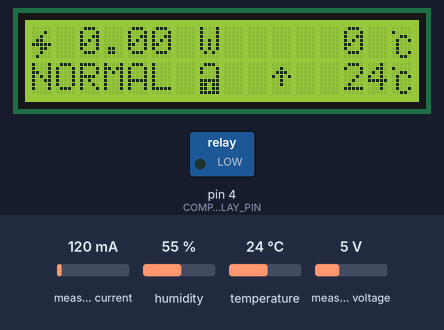
Simulated run of this sketch. Board: Arduino Uno, built with avr-gcc and run on an emulated ATmega328P. Parts: 16×2 character LCD, switched loads named in the sketch (green lamp = pin HIGH). The test bench sets the inputs (shaded band); at power-on: temperature 24 °C, measured current 120 mA, measured voltage 5 V, humidity 55 %. What the sketch prints to the serial monitor is not drawn.

Above: at 2.9 s.
3.0 s: temperature set to 12 °C
At 5.4 s:
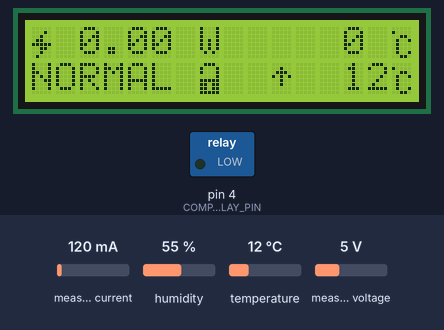
5.9 s: measured current set to 500 mA
At 7.0 s:
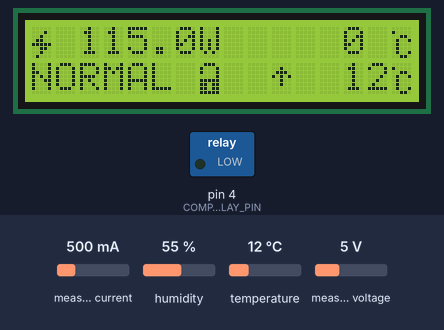
8.7 s: measured voltage set to 0.3 V
At 11.6 s:
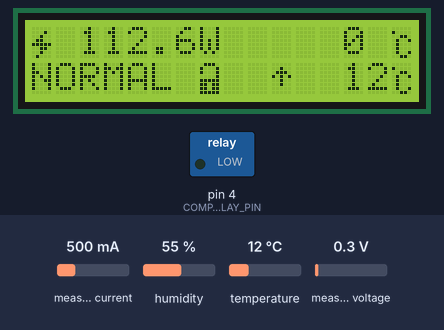
12.2 s: temperature set to 19 °C
At 13.2 s:
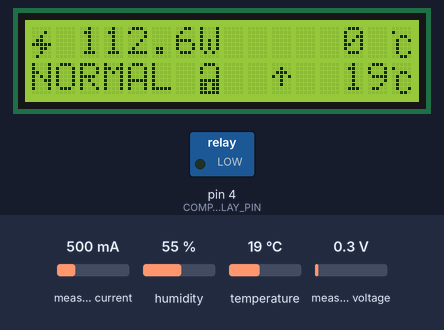
15.0 s: measured current set to 40 mA
At 17.7 s:
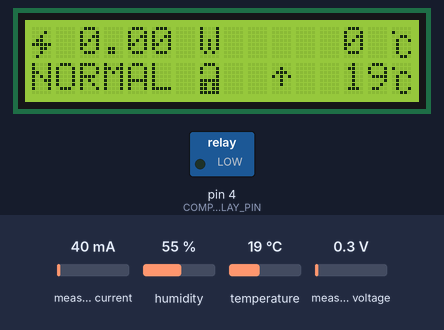
18.5 s: temperature set to 28 °C
At 20.5 s:
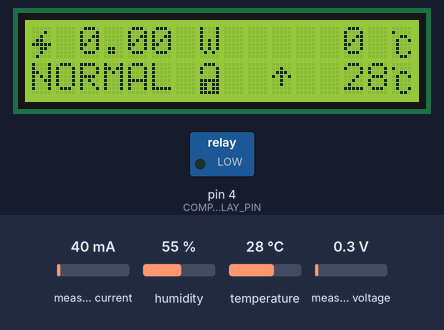
Timing chart, 0 to 22.0 s (numbered marks = the images above; inputs shaded):
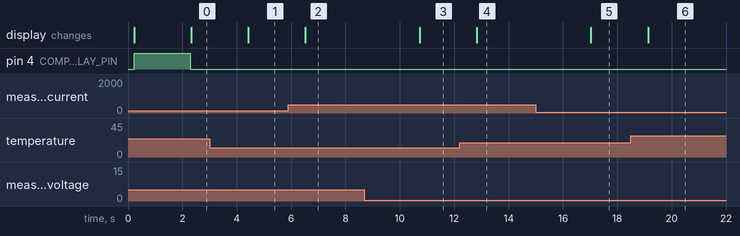

Measured:
- after the input at 3.0 s, the display: changes after 1.4 s (image 1)
- after the input at 5.9 s, the display: changes after 0.62 s (image 2)
- after the input at 8.7 s, the display: changes after 2.0 s (image 3)
- after the input at 12.2 s, the display: changes after 0.63 s (image 4)
- after the input at 15.0 s, the display: changes after 2.0 s (image 5)
- after the input at 18.5 s, the display: changes after 0.63 s (image 6)

The sketch:

IRSensor.ino
```cpp
#include <IRremote.h>
#include <DHT.h>
#include <LiquidCrystal_I2C.h>

#include "ZMPT101B.h"
#include "ACS712.h"

/* PIN CONFIGURATION */
#define DHT_PIN 2
#define DHT_TYPE DHT11
#define IR_PIN 3
#define VOLTAGE_PIN A0
#define CURRENT_PIN A1
#define COMPRESSOR_RELAY_PIN 4

/* SYSTEM VARIABLES */
float temperature = 0;
float humidity = 0;
float heatIndex = 0;

int desired_temperature = 0;

/* COMPRESSOR VARS */
#define COMPRESSOR_OFF HIGH
#define COMPRESSOR_ON LOW

/* IR REMOTE VALUES */
const String IR_TEMP_DOWN = "b";        // ***
const String IR_TEMP_UP = "7";          // to be change depending on the
const String IR_POWER = "2";            // specific remote signal values
const String IR_POWER_SAVING = "68";    // ***

/* BOOLEANS */
bool isPowerSaving = false;
bool isTesting = false;

/* POWER CONSUMPTION VARS */
float voltage = 0.0;
float current = 0.0;
float power = 0;      // in watts

DHT dht(DHT_PIN, DHT_TYPE);

LiquidCrystal_I2C lcd(0x27, 16, 2);

/* LCD CUSTOM CHARACTERS */
byte lightning[] = { 0x00, 0x02, 0x04, 0x0C, 0x1F, 0x06, 0x04, 0x08 };
byte degreeCelsius[] = { 0x00, 0x10, 0x06, 0x09, 0x08, 0x08, 0x09, 0x06 };
byte lock[] = { 0x00, 0x0E, 0x11, 0x11, 0x1F, 0x1B, 0x1B, 0x1F };
byte arrowUp[] = { 0x00, 0x04, 0x0E, 0x15, 0x04, 0x04, 0x00, 0x00 };
byte arrowDown[] = { 0x00, 0x00, 0x04, 0x04, 0x15, 0x0E, 0x04, 0x00 };
byte check[] = { 0x00, 0x01, 0x03, 0x16, 0x1C, 0x08, 0x00, 0x00 };
byte unlock[] = { 0x0E, 0x11, 0x11, 0x01, 0x1F, 0x1B, 0x1B, 0x1F };
byte separator[] = { 0x11, 0x11, 0x11, 0x11, 0x11, 0x11, 0x11, 0x11 };

/* POWER SAVING VARS */
const int MAX_POWER_SAVING_TEMP = 27; // inclusive
const int MIN_POWER_SAVING_TEMP = 24; // inclusive

unsigned long previous_display_time = 0;

ZMPT101B voltageSensor(A3);
ACS712 currentSensor(ACS712_30A, A2);

void setup() {
    // Initializes Serial for debugging
    Serial.begin(9600);

    // Starts up IR sensor
    IrReceiver.begin(IR_PIN, ENABLE_LED_FEEDBACK);

    // pin initialization
    pinMode(COMPRESSOR_RELAY_PIN, OUTPUT);

    // Starts up DHT sensor
    dht.begin();

    // voltage and current sensor initialization
    delay(100);
    voltageSensor.setSensitivity(0.0025);
    voltageSensor.setZeroPoint(2621);

    currentSensor.setZeroPoint(2943);
    currentSensor.setSensitivity(0.15);

    // Caliberation Command Need To Be Run On First Upload.
    // Calibrate();

    // initialize LCD
    lcd.init();
    lcd.backlight();

    // create custom characters
    lcd.createChar(0, lightning);
    lcd.createChar(1, degreeCelsius);
    lcd.createChar(2, lock);
    lcd.createChar(3, arrowUp);
    lcd.createChar(4, arrowDown);
    lcd.createChar(5, check);
    lcd.createChar(6, unlock);
    lcd.createChar(7, separator);

    // for testing purposes
    if (isTesting) {
        temperature = 20;
        desired_temperature = 24;
    }

    // sets the initial state of compressor relay as low or off
    digitalWrite(COMPRESSOR_RELAY_PIN, COMPRESSOR_OFF);
}

void loop() {
    // read Temperature
    readTemperature();

    // read voltage
    readVoltage();

    // read current
    readCurrent();

    // calculate power
    power = voltage * current;

    // read IRremote
    readIRremote();

    // controls the action for the aircon compressor
    controlCompressor();

    // display temperature and power
    displayData();
}

void controlCompressor() {
    // create integer value of temperature
    int converted_temperature = int(temperature);
    if (converted_temperature > desired_temperature) digitalWrite(COMPRESSOR_RELAY_PIN, COMPRESSOR_ON);
    else digitalWrite(COMPRESSOR_RELAY_PIN, COMPRESSOR_OFF);
}

void readIRremote() {
    if (IrReceiver.decode()) {
        String ir_code = String(IrReceiver.decodedIRData.command, HEX);
        Serial.println(ir_code);

        // adjusting the desired temperature
        if (ir_code == "15") {
            if (!isPowerSaving || (isPowerSaving && desired_temperature < MAX_POWER_SAVING_TEMP)) {
                desired_temperature++;
                delay(1000);
            }
        }
        if (ir_code == "7") {
            if (!isPowerSaving || (isPowerSaving && desired_temperature > MIN_POWER_SAVING_TEMP)) {
                desired_temperature--;
                delay(1000);
            }
        }

        // only testing
        // actual temperature can be adjusted
        if (isTesting) {
            if (ir_code == "d") {
                temperature++;
                delay(1000);
            }
            if (ir_code == "19") {
                temperature--;
                delay(1000);
            }
        }

        // toggles the power saving mode
        if (ir_code == "43") {
            Serial.println("Power Saving Mode INITIALIZED!");
            Serial.println("Waiting for 5 seconds to fully toggle...");
            delay(1000);
            IrReceiver.resume();
            delay(4000);
            IrReceiver.decode();
            ir_code = String(IrReceiver.decodedIRData.command, HEX);

            // checks whether the user still clicks the power saving mode button
            if (ir_code == "43") {
                isPowerSaving = !isPowerSaving;
                Serial.println("Power Saving Mode Toggled!");
                Serial.print("PSM: ");
                Serial.println(isPowerSaving);
                if (isPowerSaving && (desired_temperature > MAX_POWER_SAVING_TEMP || desired_temperature < MIN_POWER_SAVING_TEMP)) desired_temperature = MIN_POWER_SAVING_TEMP;
                delay(1000);
            }
        }

        IrReceiver.resume();
    }
}

void readTemperature() {
    // for testing only
    // disregards the actual temperature values
    if (isTesting) return;

    // Wait a few seconds between measurements.
    delay(2000);

    // Reading temperature or humidity takes about 250 milliseconds!
    // Sensor readings may also be up to 2 seconds 'old' (its a very slow sensor)
    humidity = dht.readHumidity();
    // Read temperature as Celsius (the default)
    temperature = dht.readTemperature();

    // Check if any reads failed and exit early (to try again).
    if (isnan(humidity) || isnan(temperature)) {
        Serial.println(F("Failed to read from DHT sensor!"));
        return;
    }

    // Compute heat index in Celsius (isFahreheit = false)
    heatIndex = dht.computeHeatIndex(temperature, humidity, false);

    // serial output for debugging
    Serial.print(F("Humidity: "));
    Serial.print(humidity);
    Serial.print(F("%  Temperature: "));
    Serial.print(temperature);
    Serial.print(F("°C "));
    Serial.print(F(" Heat index: "));
    Serial.print(heatIndex);
    Serial.println(F("°C "));
}

void readVoltage() {
    if (isTesting) return;

    voltage = voltageSensor.getVoltageAC();
    if(voltage<55) voltage=0;
}

void readCurrent() {
    if (isTesting) return;

    current = currentSensor.getCurrentAC();
    if(current<0.15) current=0;
}

void displayData() {
    if (millis() - previous_display_time < 2000) return;
    previous_display_time = millis();

    lcd.clear();

    /* ROW 0*/
    // show lightning symbol
    lcd.setCursor(0, 0);
    lcd.write(0);

    // show power in watts
    lcd.setCursor(2, 0);
    lcd.print(power);
    // show W symbol
    lcd.setCursor(7, 0);
    lcd.print("W");

    // converts actual temperature from float to int for better comparison
    int converted_temperature = int(temperature);

    // show compressor status
    // clears the compressor status placeholder first before writing new one
    lcd.setCursor(10, 0);
    lcd.print(" ");
    lcd.setCursor(10, 1);
    lcd.print(" ");
    // create integer value of temperature
    if (desired_temperature == converted_temperature) {
        lcd.setCursor(10, 0);
        lcd.write(5); // writes check
    }
    if (desired_temperature > converted_temperature) {
        lcd.setCursor(10, 1);
        lcd.write(4); // writes arrow down
    }
    if (desired_temperature < converted_temperature) {
        lcd.setCursor(10, 1);
        lcd.write(3); // writes arrow up
    }

    // show desired temperature
    lcd.setCursor(13, 0);
    lcd.print(desired_temperature);
    // show degree celsius
    lcd.setCursor(15, 0);
    lcd.write(1);

    // show actual temperature
    lcd.setCursor(13, 1);
    lcd.print(converted_temperature);
    // show degree celsius
    lcd.setCursor(15, 1);
    lcd.write(1);

    /* ROW 1*/
    // show operation mode
    if (isPowerSaving) {
        lcd.setCursor(0, 1);
        lcd.print("SAVING");
        // show lock symbol
        lcd.setCursor(7, 1);
        lcd.write(2);
    }
    else {
        lcd.setCursor(0, 1);
        lcd.print("NORMAL");
        // show unlock symbol
        lcd.setCursor(7, 1);
        lcd.write(6);
    }
}

void Calibrate() {
    while (1) {
        voltageSensor.calibrate();
        Serial.print("Voltage Zero Point: ");
        Serial.println(voltageSensor.getZeroPoint());

        currentSensor.calibrate();
        Serial.print("Current Zero Point:");
        Serial.println(currentSensor.getZeroPoint());

        delay(500);
    }
}
```
